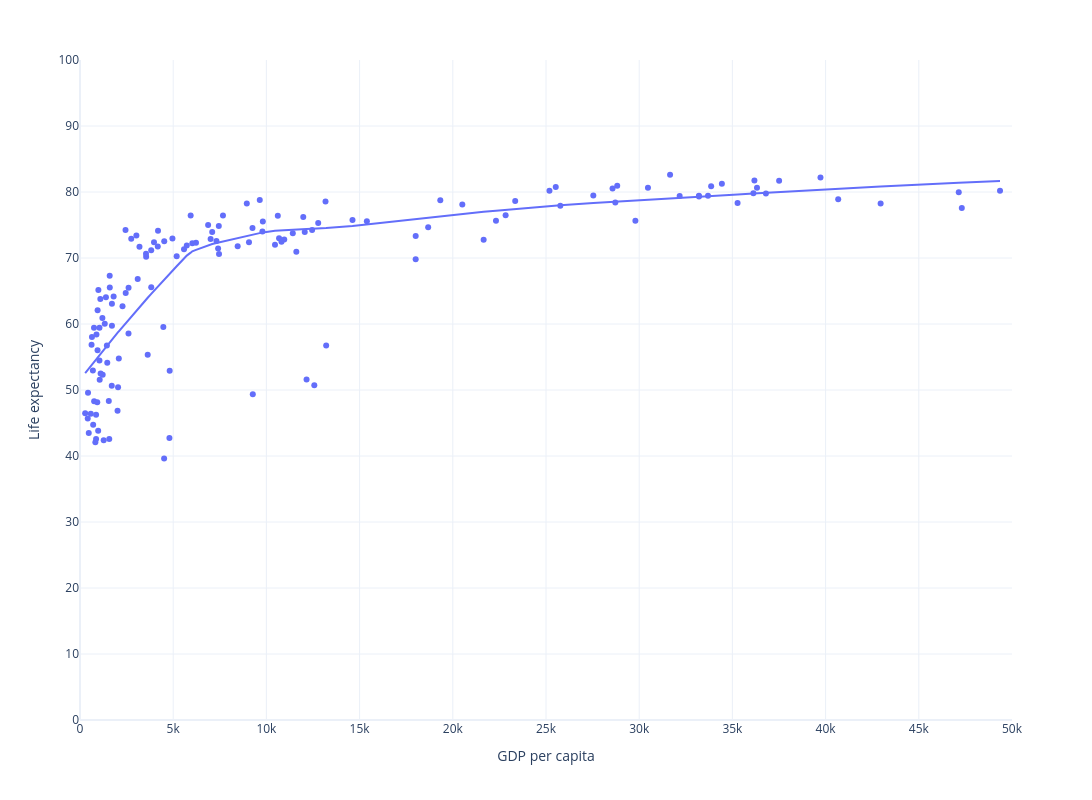

The code cell stored with this chart in its notebook:
### Code cell
fig = px.scatter(df[df.year == 2007],
                 x='gdpPercap',
                 y='lifeExp',
                 hover_data=['country'],
                 trendline='lowess',#'ols'
                 width=1100,
                 height=800)

fig.update_xaxes(range=[0, 50000], dtick=5000, showticklabels=True)
fig.update_yaxes(range=[0, 100], dtick=10, showticklabels=True)

fig.update_layout(xaxis_title='GDP per capita',
                  yaxis_title='Life expectancy')

fig.show()

### Figure 1 — Plotly figure (JSON) as saved in the notebook; plotly's stock layout.template omitted (floating-point values rounded to 4 significant figures; data arrays with more than 128 entries replaced by an {"elided": "..."} marker saying what was removed)
{"data": [{"customdata": {"elided": "142x1 str values"}, "hoverlabel": {"namelength": 0}, "hovertemplate": "gdpPercap=%{x}<br>lifeExp=%{y}<br>country=%{customdata[0]}", "legendgroup": "", "marker": {"color": "#636efa", "symbol": "circle"}, "mode": "markers", "name": "", "showlegend": false, "type": "scatter", "x": {"elided": "142 float values"}, "xaxis": "x", "y": {"elided": "142 float values"}, "yaxis": "y"}, {"hoverlabel": {"namelength": 0}, "hovertemplate": "<b>LOWESS trendline</b><br><br>gdpPercap=%{x}<br>lifeExp=%{y} <b>(trend)</b>", "legendgroup": "", "marker": {"color": "#636efa", "symbol": "circle"}, "mode": "lines", "name": "", "showlegend": false, "type": "scatter", "x": {"elided": "142 float values"}, "xaxis": "x", "y": {"elided": "142 float values"}, "yaxis": "y"}], "layout": {"height": 800, "legend": {"tracegroupgap": 0}, "margin": {"t": 60}, "width": 1100, "xaxis": {"anchor": "y", "domain": [0, 1], "dtick": 5000, "range": [0, 50000], "showticklabels": true, "title": {"text": "GDP per capita"}, "type": "linear"}, "yaxis": {"anchor": "x", "domain": [0, 1], "dtick": 10, "range": [0, 100], "showticklabels": true, "title": {"text": "Life expectancy"}, "type": "linear"}}}
